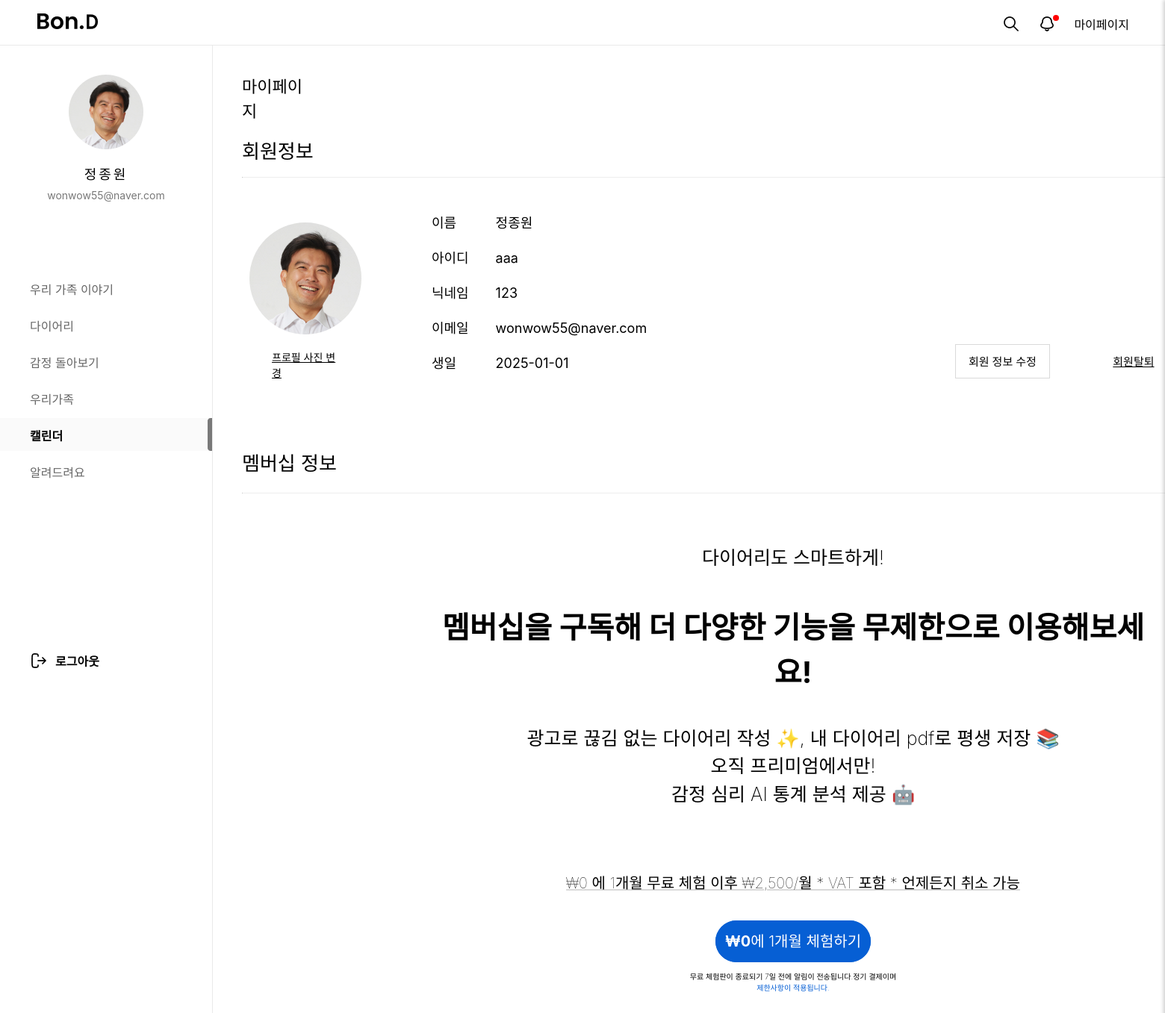
The page /mypage/main/ (signed in) on the database its author committed.
### mypage/models.py (models this page shows, shortened)
class Img(models.Model):
  id = models.CharField(max_length=50, primary_key=True)  # 고유한 ID
  img = models.ImageField(upload_to='images/', null=True, blank=True, default='../static/images/calendar1/default_profile.png')  # 디폴트 이미지 설정

### loginpage/models.py (models this page shows, shortened)
class Member(models.Model):
  id = models.CharField(max_length=50,primary_key=True)
  pw = models.CharField(max_length=100)
  name = models.CharField(max_length=100)
  nicName = models.CharField(max_length=100,default='123')
  mail = models.EmailField(max_length=100)
  birthday = models.CharField(max_length=50)
  gender = models.CharField(max_length=10,choices=[('남자', '남자'), ('여자', '여자')])
  mdate = models.DateTimeField(auto_now=True)
  created_group = models.OneToOneField(
        'diary.GroupDiary',  # '앱이름.모델이름' 형식
        on_delete=models.SET_NULL,
        null=True,
        blank=True,
        related_name='creator'
    )
  joined_group = models.ForeignKey(
        'diary.GroupDiary',  # '앱이름.모델이름' 형식
        on_delete=models.SET_NULL,
        null=True,
        blank=True,
        related_name='members'
    )

### mypage/views.py (the view)
# urls.py: path('', views.main, name="main"),
def main(request):
  id = request.session['session_id']
  qs = Member.objects.filter(id=id)
  qb = Img.objects.filter(id=id).first()
  formatted_birth_date = qs[0].birthday
  print(formatted_birth_date)  # 결과: 1990.12.31
  context = {'my':qs[0], 'my_birth':formatted_birth_date, "qb":qb
             }
  return render(request, 'mymain.html', context)

### mypage/templates/mymain.html (shortened to what this page needs)
{% load static %}
<!DOCTYPE html>
<html lang="ko">
  <head>
    <link
      rel="stylesheet"
      as="style"
      crossorigin
      href="https://cdn.jsdelivr.net/gh/orioncactus/pretendard@v1.3.9/dist/web/variable/pretendardvariable.min.css"
    />
    <link rel="stylesheet" href="{% static 'css\mypage\main.css'%}" />
    <link rel="stylesheet" href="{% static 'css/home/main.css'%}">
  </head>
  <body>
	<div id="top_nav">
		<h1><a href="/main/index/"></a></h1>
		<ul class="top_menu">
			<li><a id="searchBtn"><img src="/static/images/home/search_icon.png" alt=""></a></li>
			<li>
				<a id="notiBtn">
						<img src="/static/images/home/bell_off_icon.png" alt="">
						<span class="notification-dot"></span>
				</a>
		</li>
			<li><a href="/mypage/main/">마이페이지</a></li>
		</ul>
	</div>
    <div id="gnb">
      <div id="user_profile">
        <div id="pimg">
          <img src="{{ qb.img.url }}" alt="" />
        </div>
        <p id="uName">{{my.name}}</p>
        <p id="uEmail">{{my.mail}}</p>
      </div>
      <nav id="menu">
        <ul>
          <a href="/main/index/"><li class="menu_item">우리 가족 이야기</li></a>
          <a href="/diary/diaryHome/"><li class="menu_item">다이어리</li></a>
          <a href="/emotion/main/"><li class="menu_item">감정 돌아보기</li></a>
          <a href="/family1/fam/"><li class="menu_item">우리가족</li></a>
          <a href="/calendar1/cal/"><li class="menu_item active">캘린더</li></a>
          <a href="/customer/"><li class="menu_item">알려드려요</li></a>
        </ul>
      </nav>
      <div id="logout">
        <a href="/main/logout/"><span>로그아웃</span></a>
      </div>
    </div>
    <div id="info_container">
      <h3>마이페이지</h3>
      <h2>회원정보</h2>
      <hr />
      <div id="my_pimg">
        <img
          id="preview"
          src="{{ qb.img.url }}"
          alt="미리보기 이미지"
        />
      </div>
      <form method="POST" enctype="multipart/form-data" action="{% url 'mypage:profile_upload' %}">
      <label id="profile-upload-div" style="display: inline-block;" onclick="toggleToButton()">
        <div class="profile_upload">프로필 사진 변경</div>
      </label>
      </form>
      <table>
        <tr>
          <td>이름</td>
          <td>{{my.name}}</td>
        </tr>
        <tr>
          <td>아이디</td>
          <td>{{my.id}}</td>
        </tr>
        <tr>
          <td>닉네임</td>
          <td>{{my.nicName}}</td>
        </tr>
        <tr>
          <td>이메일</td>
          <td>{{my.mail}}</td>
        </tr>
        <tr>
          <td>생일</td>
          <td>{{my_birth}}</td>
        </tr>
      </table>
      <a href="/mypage/modify/" id="modifyBtn">회원 정보 수정</a>
      <a href="#" id="deleteBtn">회원탈퇴</a>
    </div>
    <div id="membership">
      <h1>멤버십 정보</h1>
      <hr />
      <div id="membership_info">
        <h3>다이어리도 스마트하게!</h3>
        <h1>멤버십을 구독해 더 다양한 기능을 무제한으로 이용해보세요!</h1>
        <h2>
          광고로 끊김 없는 다이어리 작성 ✨, 내 다이어리 pdf로 평생 저장 📚<br />오직
          프리미엄에서만! <br />
          감정 심리 AI 통계 분석 제공 🤖
        </h2>
        <h5>
          ₩0 에 1개월 무료 체험 이후 ₩2,500/월 * VAT 포함 * 언제든지 취소 가능
        </h5>
        <br />
        <a href="#" id="trial"><strong>₩0</strong>에 1개월 체험하기</a>
        <p>
          무료 체험판이 종료되기 7일 전에 알림이 전송됩니다.정기 결제이며<br /><span
            style="color: #065fd4"
            >제한사항이 적용됩니다.</span
          >
        </p>
      </div>
    </div>
  </body>
</html>

### static/css/mypage/main.css (style rules this page uses)
* { margin: 0; padding: 0; font-family: "Pretendard Variable", Pretendard, -apple-system, BlinkMacSystemFont, system-ui, Roboto, "Helvetica Neue", "Segoe UI", "Apple SD Gothic Neo", "Noto Sans KR", "Malgun Gothic", "Apple Color Emoji", "Segoe UI Emoji", "Segoe UI Symbol", sans-serif; }
a { text-decoration: none; color: inherit; cursor: pointer; }
ol, ul { list-style: none; }
#top_nav { width: 100%; height: 60px; background: #fff; border-bottom: 1px solid #E9E9E9; position: fixed; z-index: 1; }
#gnb { width: 284px; height: 100%; overflow-y: auto; position: fixed; top : 60px; border-right: 1px solid #E9E9E9; background: #fff; }
#user_profile { width: 284px; height: 264px; text-align: center; }
#uName { font-size: 18px; font-weight: 500; letter-spacing: 3px; line-height: 21px; margin-top:23px }
#uEmail { font-size: 14px; font-weight: 400; line-height: 17px; color: #797979; margin-top:9px }
#pimg { width: 100px; height: 100px; border-radius: 100%; overflow: hidden; margin: 40px auto 0; }
#pimg img { width: 100%; height: 100%; object-fit: cover; }
#menu ul { list-style: none; padding-left: 0; margin-bottom: 220px; }
#menu ul li { height: 44px; padding: 11px 0 11px 40px; margin-bottom: 5px; box-sizing: border-box; transition: background-color 0.3s, color 0.3s; }
.menu_item { font-size: 16px; font-weight: 400; color: #666; }
.menu_item.active { font-size: 16px; font-weight: 600; color: #000; background-color: #FAFAFA; background-image: url(/static/images/home/menu_bar.png); background-repeat: no-repeat; background-position: right center; }
#logout { font-size: 16px; font-weight: 600; margin-left: 40px; background-image: url(/static/images/home/logout_icon.png); background-repeat: no-repeat; background-position: left center; }
#logout span { margin-left: 34px; }
#top_nav>h1 { width: 81px; height: 24px; background: url(/static/images/home/logo_sample.png) no-repeat; position: absolute; left:50px; top:18px; }
.top_menu { display: flex; gap: 24px; justify-content: flex-end; margin-right: 48px; padding-top: 20px; box-sizing: border-box; }

### static/css/home/main.css (style rules this page uses)
* { margin: 0; padding: 0; font-family: "Pretendard Variable", Pretendard, -apple-system, BlinkMacSystemFont, system-ui, Roboto, "Helvetica Neue", "Segoe UI", "Apple SD Gothic Neo", "Noto Sans KR", "Malgun Gothic", "Apple Color Emoji", "Segoe UI Emoji", "Segoe UI Symbol", sans-serif; }
a { text-decoration: none; color: inherit; cursor: pointer; }
ol, ul { list-style: none; }
#top_nav { width: 100%; height: 60px; background: #fff; border-bottom: 1px solid #E9E9E9; position: fixed; z-index: 1000; }
#gnb { width: 284px; height: 100%; overflow-y: auto; position: fixed; top : 60px; border-right: 1px solid #E9E9E9; background: #fff; }
#user_profile { width: 284px; height: 264px; text-align: center; }
#uName { font-size: 18px; font-weight: 500; letter-spacing: 3px; line-height: 21px; margin-top:23px }
#uEmail { font-size: 14px; font-weight: 400; line-height: 17px; color: #797979; margin-top:9px }
#pimg { width: 100px; height: 100px; border-radius: 100%; overflow: hidden; margin: 40px auto 0; }
#pimg img { width: 100%; height: 100%; object-fit: cover; }
#menu ul { list-style: none; padding-left: 0; margin-bottom: 220px; }
#menu ul li { height: 44px; padding: 11px 0 11px 40px; margin-bottom: 5px; box-sizing: border-box; transition: background-color 0.3s, color 0.3s; }
.menu_item { font-size: 16px; font-weight: 400; color: #666; }
.menu_item.active { font-size: 16px; font-weight: 600; color: #000; background-color: #FAFAFA; background-image: url(../../images/home/menu_bar.png); background-repeat: no-repeat; background-position: right center; }
#logout { font-size: 16px; font-weight: 600; margin-left: 40px; background-image: url(../../images/home/logout_icon.png); background-repeat: no-repeat; background-position: left center; }
#logout span { margin-left: 34px; }
#top_nav>h1 { width: 81px; height: 24px; background: url('../../images/home/logo_sample.png') no-repeat; position: absolute; left:50px; top:18px; }
.top_menu { display: flex; gap: 24px; justify-content: flex-end; margin-right: 48px; padding-top: 20px; box-sizing: border-box; }
#notiBtn { position: relative; }
.notification-dot { position: absolute; top: -8px; right: -4px; width: 8px; height: 8px; background-color: red; border-radius: 50%; display: none; }

### rows shown on the page
Img: img (picture)
Member: name "정종원", mail "wonwow55@naver.com", id "aaa", nicName "123", birthday "2025-01-01"
